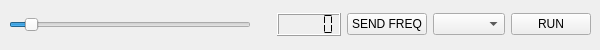
<?xml version="1.0" encoding="UTF-8"?>
<ui version="4.0">
 <class>MainWindow</class>
 <widget class="QMainWindow" name="MainWindow">
  <property name="windowModality">
   <enum>Qt::WindowModal</enum>
  </property>
  <property name="geometry">
   <rect>
    <x>0</x>
    <y>0</y>
    <width>600</width>
    <height>50</height>
   </rect>
  </property>
  <property name="sizePolicy">
   <sizepolicy hsizetype="Fixed" vsizetype="Fixed">
    <horstretch>0</horstretch>
    <verstretch>0</verstretch>
   </sizepolicy>
  </property>
  <property name="minimumSize">
   <size>
    <width>600</width>
    <height>50</height>
   </size>
  </property>
  <property name="maximumSize">
   <size>
    <width>600</width>
    <height>50</height>
   </size>
  </property>
  <property name="windowTitle">
   <string>WaveGenerator</string>
  </property>
  <widget class="QWidget" name="centralwidget">
   <layout class="QVBoxLayout" name="verticalLayout">
    <item>
     <layout class="QHBoxLayout" name="horizontalLayout">
      <item>
       <widget class="QSlider" name="SLD">
        <property name="enabled">
         <bool>true</bool>
        </property>
        <property name="sizePolicy">
         <sizepolicy hsizetype="Preferred" vsizetype="Fixed">
          <horstretch>100</horstretch>
          <verstretch>0</verstretch>
         </sizepolicy>
        </property>
        <property name="maximum">
         <number>15000</number>
        </property>
        <property name="singleStep">
         <number>1</number>
        </property>
        <property name="pageStep">
         <number>1</number>
        </property>
        <property name="sliderPosition">
         <number>1000</number>
        </property>
        <property name="orientation">
         <enum>Qt::Horizontal</enum>
        </property>
       </widget>
      </item>
      <item>
       <spacer name="horizontalSpacer">
        <property name="orientation">
         <enum>Qt::Horizontal</enum>
        </property>
        <property name="sizeHint" stdset="0">
         <size>
          <width>20</width>
          <height>10</height>
         </size>
        </property>
       </spacer>
      </item>
      <item>
       <widget class="QLCDNumber" name="LCD">
        <property name="segmentStyle">
         <enum>QLCDNumber::Flat</enum>
        </property>
       </widget>
      </item>
      <item>
       <widget class="QPushButton" name="BTNF">
        <property name="text">
         <string>SEND FREQ</string>
        </property>
       </widget>
      </item>
      <item>
       <widget class="QComboBox" name="CMB">
        <property name="insertPolicy">
         <enum>QComboBox::InsertAfterCurrent</enum>
        </property>
       </widget>
      </item>
      <item>
       <widget class="QPushButton" name="BTNS">
        <property name="text">
         <string>RUN</string>
        </property>
       </widget>
      </item>
     </layout>
    </item>
   </layout>
  </widget>
 </widget>
 <resources/>
 <connections/>
</ui>
